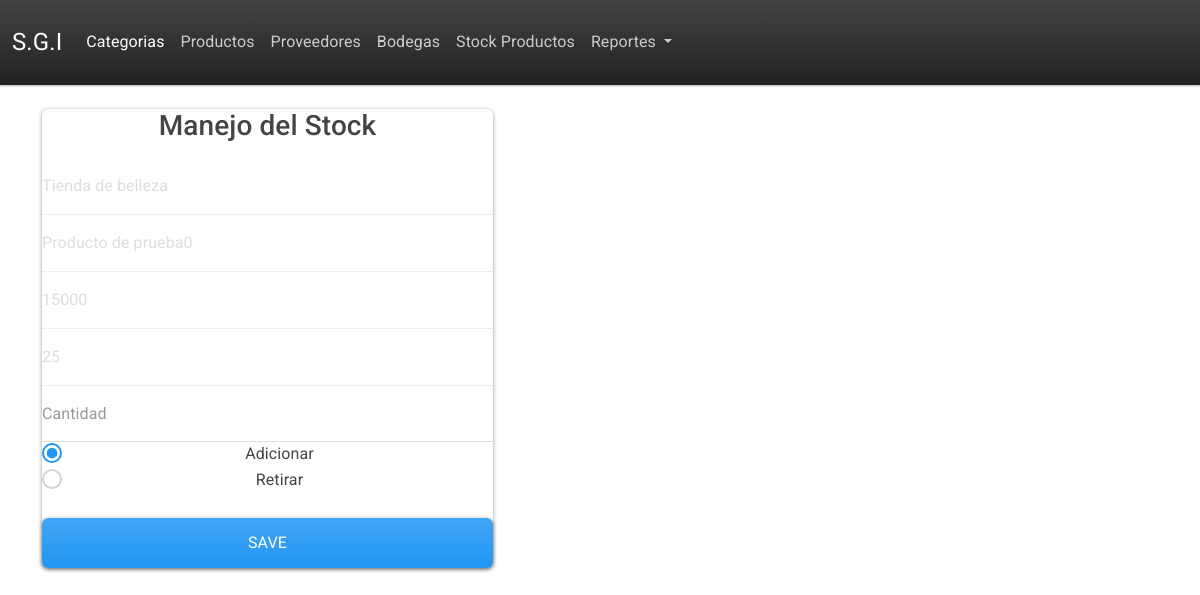
Page /edit_stok/1 on the committed database.
### tables this page shows
CREATE TABLE "proveedores"(
                id_proveedor INTEGER PRIMARY KEY AUTOINCREMENT,
                nombre TEXT NOT NULL,
                direccion TEXT NOT NULL,
                telefono TEXT NOT NULL,
                fecha_creacion TIMESTAMP DEFAULT CURRENT_TIMESTAMP
                );

CREATE TABLE productos(
                id_producto INTEGER PRIMARY KEY AUTOINCREMENT,
                nombre TEXT NOT NULL,
                descripcion TEXT NOT NULL,
                stock INTEGER NOT NULL,
                fecha_creacion TIMESTAMP DEFAULT CURRENT_TIMESTAMP,
                id_categoria INTEGER NOT NULL,
                foreign key(id_categoria) references categorias(id_categoria)
                );

CREATE TABLE "proveedor_producto"(
                id INTEGER PRIMARY KEY AUTOINCREMENT,
                id_proveedor INTEGER NOT NULL,
                id_producto INTEGER NOT NULL,
                precio INTEGER NOT NULL,
                fecha TIMESTAMP DEFAULT CURRENT_TIMESTAMP, cantidad NUMBER NOT NULL,
                foreign key(id_proveedor) references "proveedores"(id_proveedor),
                foreign key(id_producto) references productos(id_producto)
                );

### app.py (the view)
@app.route('/edit_stok/<id>')
def edit_stock(id):
    data = stk.buscar_stock(id)
    print(data)
    return render_template('manejo_stock.html',dato=data[0])

### app.py (called while the page is built)
@app.teardown_appcontext
def close_connection(exception):
    db = getattr(g, '_database', None)
    if db is not None:
        db.close()

### stock.py (called while the page is built)
    def buscar_stock(self,id):
        self.cursor.execute("""
            SELECT pp.id,p.id_producto,p.nombre,pr.id_proveedor,pr.nombre,pp.precio,pp.cantidad,pp.fecha FROM productos p, proveedores pr  INNER JOIN proveedor_producto pp ON pp.id_proveedor = pr.id_proveedor AND pp.id_producto = p.id_producto WHERE pp.id = ?
        """,(id,))
        self.data = self.cursor.fetchall()
        return self.data

### templates/manejo_stock.html (shortened to what this page needs)
{% extends 'base.html'%}
{% block contenido %}
<div class="row">
  <div class="col-md-5">
    <div class="card body">
      <h3 class="mb-3">Manejo del Stock</h3>
      <form action="/update_stock/{{dato.0}}", method="POST">
        <div class="form-group">
          <input type="text" name="proveedor" class="form-control" value="{{dato.4}}" disabled>
        </div>
        <div class="form-group">
          <input type="text" name="producto" class="form-control" value="{{dato.2}}" disabled>
        </div>
        <div class="form-group">
          <input type="number" name="precio"  class="form-control" value="{{dato.5}}" disabled>
        </div>
        <div class="form-group">
          <input type="number" name="stock"  class="form-control" value="{{dato.6}}" disabled>
        </div>
        <div class="form-group">
          <input type="number" name="cantidad" placeholder="Cantidad"  class="form-control" required>
        </div>
        <div class="form-check">
          <input class="form-check-input" type="radio" name="tipo_operacion" id="flexRadioDefault1" value="sumar" checked>
          <label class="form-check-label" for="flexRadioDefault1">
            Adicionar
          </label>
        </div>
        <div class="form-check">
          <input class="form-check-input" type="radio" name="tipo_operacion" id="flexRadioDefault2" value="restar" >
          <label class="form-check-label" for="flexRadioDefault2">
            Retirar
          </label>
        </div>
        <div class="form-group">
          <button type="submit" class="form-control btn btn-primary mt-4">Save</button>
        </div>
      </form>
    </div>
  </div>
</div>
{%endblock%}

### rows in the picture
proveedores: proveedor "Tienda de belleza"
productos: producto "Producto de prueba0"
proveedor_producto: precio "15000", stock "25"
